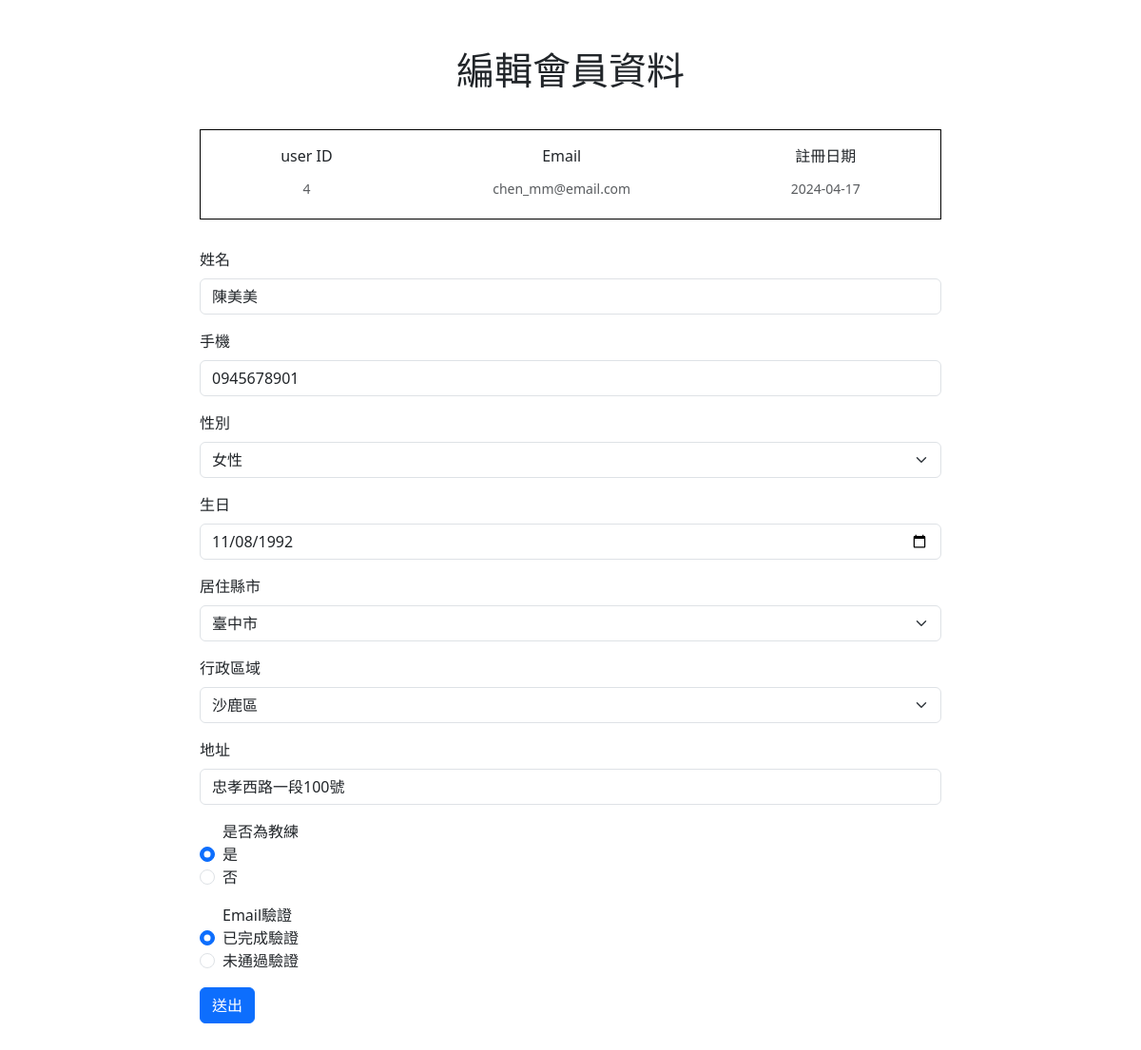
Page /member/pageMsg.php?id=4 on the committed database.
### tables this page shows
CREATE TABLE `user` (
  `user_id` int(11) NOT NULL,
  `is_active` int(1) NOT NULL DEFAULT 0 COMMENT '1=驗證通過',
  `user_created_at` date NOT NULL,
  `user_full_name` varchar(10) NOT NULL,
  `user_email` varchar(50) NOT NULL,
  `user_password` varchar(100) NOT NULL,
  `user_sex` int(1) NOT NULL,
  `user_phone_number` varchar(10) NOT NULL,
  `user_birthday` date NOT NULL,
  `city_id` varchar(3) NOT NULL,
  `district_id` varchar(5) NOT NULL,
  `user_address` varchar(50) NOT NULL,
  `role_id` int(11) NOT NULL DEFAULT 0 COMMENT '0不是教練',
  `user_valid` int(1) NOT NULL DEFAULT 1 COMMENT '0是封鎖'
);

### member/pageMsg.php (the view, shortened to what this page needs)
<?
require_once("../conn.php");
$userID = $_GET["id"];
$sql = "SELECT * FROM `user` WHERE `user_id` = $userID";
$stmt = $conn->prepare($sql);
try {
    $stmt->execute();
    $row = $stmt->fetch(PDO::FETCH_ASSOC);
} catch (PDOException $e) {
    echo "你的資料讀取失敗欸!因為:" . $e->getMessage();
    $conn = NULL;
    exit;
}
?>
<!DOCTYPE html>
<html lang="zh-hant-TW">
<head>
    <link rel="stylesheet" href="https://cdn.jsdelivr.net/npm/bootstrap@5.3.3/dist/css/bootstrap.min.css">
</head>
<body>
    <div class="container">
        <h1 class="title">編輯會員資料</h1>
        <form action="./doUpdate.php" method="POST">
            <div class="info info-box">
                <div class="mb-3 text-center">
                    <label for="" class="form-label">user ID</label>
                    <div name="user_id" id="" class="form-text"><?= $row["user_id"] ?></div>
                </div>
                <div class="mb-3 text-center">
                    <label for="user_email" class="form-label">Email</label>
                    <div name="user_email" class="form-text"><?= $row["user_email"] ?></div>
                </div>
                <div class="mb-3 text-center">
                    <label for="" class="form-label">註冊日期</label>
                    <div id="text" class="form-text"><?= $row["user_created_at"] ?></div>
                </div>
            </div>
            <div class="mb-3">
                <label for="user_full_name" class="form-label">姓名</label>
                <input name="user_full_name" type="text" class="form-control" id="user_full_name" value="<?= $row["user_full_name"] ?>">
            </div>
            <div class="mb-3">
                <label for="user_phone_number" class="form-label">手機</label>
                <input name="user_phone_number" type="text" class="form-control" id="user_phone_number" value="<?= $row["user_phone_number"] ?>">
            </div>
            <div class="mb-3">
                <label for="user_sex" class="form-label">性別</label>
                <select name="user_sex" id="user_sex" class="form-select">
                    <option value="2" <?= ($row["user_sex"] == 2) ? "selected" : "" ?>>女性</option>
                </select>
            </div>
            <div class="mb-3">
                <label for="user_birthday" class="form-label">生日</label>
                <input name="user_birthday" type="date" class="form-control" id="user_birthday" value="<?= $row["user_birthday"] ?>">
            </div>
            <div class="mb-3">
                <label for="cityId" class="form-label">居住縣市</label>
                <select name="city_id" id="cityId" class="form-select">
                    <option value="臺中市" <?= ($row["city_id"] == "臺中市") ? "selected" : "" ?>>臺中市</option>
                </select>
            </div>
            <div class="mb-3">
                <label for="districtId" class="form-label">行政區域</label>
                <select name="district_id" id="districtId" class="form-select">
                    <option value="<?= $row["district_id"] ?>"> <?= $row["district_id"] ?> </option>
                </select>
            </div>
            <div class="mb-3">
                <label for="user_address" class="form-label">地址</label>
                <input name="user_address" class="form-control" id="user_address" value="<?= $row["user_address"] ?>">
            </div>
            <div class="mb-3 form-check">
                <span>是否為教練</span>
                <div>
                    <input type="radio" name="role_id" id="exampleCheck1" class="form-check-input" value="1" <?= ($row["role_id"] == 1) ? "checked" : "" ?>>
                    <label class="form-check-label" for="exampleCheck1">是</label>
                </div>
                <div>
                    <input type="radio" name="role_id" class="form-check-input" id="exampleCheck2" value="0" <?= ($row["role_id"] == 0) ? "checked" : "" ?>>
                    <label class="form-check-label" for="exampleCheck2">否</label>
                </div>
            </div>
            <div class="mb-3 form-check">
                <span>Email驗證</span>
                <div>
                    <input type="radio" class="form-check-input" id="exampleCheck3" value="1" name="is_active" <?= ($row["is_active"] == 1) ? "checked" : "" ?>>
                    <label class="form-check-label" for="exampleCheck3">已完成驗證</label>
                </div>
                <div>
                    <input type="radio" class="form-check-input" id="exampleCheck4" value="0" name="is_active" <?= ($row["is_active"] == 0) ? "checked" : "" ?>>
                    <label class="form-check-label" for="exampleCheck4">未通過驗證</label>
                </div>
            </div>
            <button type="submit" class="btn btn-primary" id="modifyConfirmButton">送出</button>
        </form>
    </div>
</body>
</html>

### member/pageMsg.php (style rules this page uses)
.container { width: 65%; padding: 50px 0; }
.title { padding: 0 0 30px 0; text-align: center; }
.info-box { display: flex; justify-content: space-around; border: 1px solid black; margin-bottom: 30px; padding: 15px 0 5px 0; }

### rows in the picture
user: user_id "4", user_email "chen_mm@email.com", user_created_at "2024-04-17", user_full_name "陳美美", user_phone_number "0945678901", user_sex "女性", user_birthday "11/08/1992", city_id "臺中市", district_id "沙鹿區", user_address "忠孝西路一段100號", role_id "☑ 是", role_id "☐ 否", is_active "☑ 已完成驗證", is_active "☐ 未通過驗證"
